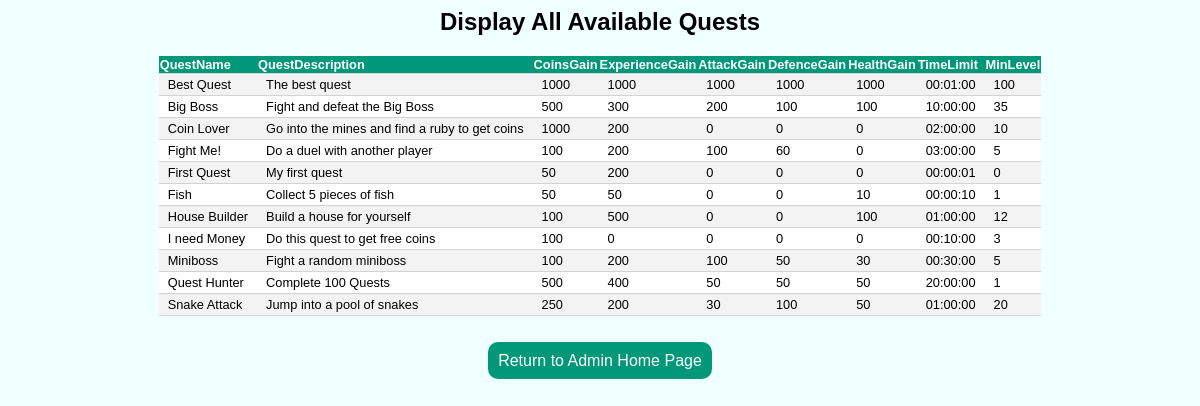
Screenshot of /displayQuests.php with the database file from the repository.
### tables this page shows
CREATE TABLE QUEST
(
	QuestName				CHAR(30) NOT NULL UNIQUE,
	QuestDescription		TEXT NOT NULL,
	CoinsGain				INTEGER NOT NULL DEFAULT 0,
	ExperienceGain			INTEGER NOT NULL DEFAULT 0,
    AttackGain				INTEGER NOT NULL DEFAULT 0,
	DefenceGain				INTEGER NOT NULL DEFAULT 0,
	HealthGain				INTEGER NOT NULL DEFAULT 0,
	TimeLimit				TIME DEFAULT "01:00:00.0000000",
	MinLevel				INTEGER DEFAULT 1,
    INDEX quest_name (QuestName),
    PRIMARY KEY (QuestName)
);

### www/displayQuests.php (the view, shortened to what this page needs)
<html>
<head>
<link rel="stylesheet" href="tables.css">
<link rel="stylesheet" href="adminPages.css">
</head>
<body class="displayPage">
<h2>Display All Available Quests</h2>
<?php
	require "guildQuestConfig.php";
	$mysqli = new mysqli($host, $user, $password, $dbname, $port);
	$stmt = $mysqli->prepare("SELECT * FROM QUEST");
	$stmt->execute();
	$result = $stmt->get_result();
?>
<table class="displayTable">
<tr>
<?php
        while($head = $result->fetch_field())
        {
                echo "<TH>";
                echo "$head->name";
                echo "</TH>";
        }
        echo "</TR>";
	if ($result)
	{
		while($row=$result->fetch_row())
		{
			echo "<tr>";
			for($i = 0; $i < $result->field_count; $i++)
			{
				echo "<td> $row[$i] </td>";
			}
			echo "</tr>";
		}
	}
?>
</table>
<br>
<br>
<a href = adminHome.php id="returnButton">Return to Admin Home Page</a>
<br>
<br>
</body>
</html>

### www/tables.css (style rules this page uses)
.displayTable { border-collapse:collapse; margin-left: auto; margin-right: auto; font-size: 0.8em; font-family: Monaco, Helvetica, sans-serif; min-width: 400px; }
.displayTable th { background-color: #009879; color: white; text-align:left; }
.displayTable tr { padding: 7px 9px; border-bottom: 1px solid lightgrey; background-color: white; }
.displayTable tr:nth-of-type(even) { background-color: #f3f3f3; }
.displayTable td { padding: 3px 9px; }
#returnButton { color: white; background-color: #009879; padding: 10px; text-decoration:none; border-radius: 10px; }

### www/adminPages.css (style rules this page uses)
.displayPage { font-family: monaco, Helvetica, sans-serif; background-color: Azure; text-align: center; }
#returnButton { color: white; background-color: #009879; padding: 10px; text-decoration:none; border-radius: 10px; }

### rows the page displays
quest: QuestName "Best Quest", QuestDescription "The best quest", CoinsGain "1000", ExperienceGain "1000", AttackGain "1000", DefenceGain "1000", HealthGain "1000", TimeLimit "00:01:00", MinLevel "100"
quest: QuestName "Big Boss", QuestDescription "Fight and defeat the Big Boss", CoinsGain "500", ExperienceGain "300", AttackGain "200", DefenceGain "100", HealthGain "100", TimeLimit "10:00:00", MinLevel "35"
quest: QuestName "Coin Lover", QuestDescription "Go into the mines and find a ruby to get coins", CoinsGain "1000", ExperienceGain "200", AttackGain "0", DefenceGain "0", HealthGain "0", TimeLimit "02:00:00", MinLevel "10"
quest: QuestName "Fight Me!", QuestDescription "Do a duel with another player", CoinsGain "100", ExperienceGain "200", AttackGain "100", DefenceGain "60", HealthGain "0", TimeLimit "03:00:00", MinLevel "5"
quest: QuestName "First Quest", QuestDescription "My first quest", CoinsGain "50", ExperienceGain "200", AttackGain "0", DefenceGain "0", HealthGain "0", TimeLimit "00:00:01", MinLevel "0"
quest: QuestName "Fish", QuestDescription "Collect 5 pieces of fish", CoinsGain "50", ExperienceGain "50", AttackGain "0", DefenceGain "0", HealthGain "10", TimeLimit "00:00:10", MinLevel "1"
quest: QuestName "House Builder", QuestDescription "Build a house for yourself", CoinsGain "100", ExperienceGain "500", AttackGain "0", DefenceGain "0", HealthGain "100", TimeLimit "01:00:00", MinLevel "12"
quest: QuestName "I need Money", QuestDescription "Do this quest to get free coins", CoinsGain "100", ExperienceGain "0", AttackGain "0", DefenceGain "0", HealthGain "0", TimeLimit "00:10:00", MinLevel "3"
quest: QuestName "Miniboss", QuestDescription "Fight a random miniboss", CoinsGain "100", ExperienceGain "200", AttackGain "100", DefenceGain "50", HealthGain "30", TimeLimit "00:30:00", MinLevel "5"
quest: QuestName "Quest Hunter", QuestDescription "Complete 100 Quests", CoinsGain "500", ExperienceGain "400", AttackGain "50", DefenceGain "50", HealthGain "50", TimeLimit "20:00:00", MinLevel "1"
quest: QuestName "Snake Attack", QuestDescription "Jump into a pool of snakes", CoinsGain "250", ExperienceGain "200", AttackGain "30", DefenceGain "100", HealthGain "50", TimeLimit "01:00:00", MinLevel "20"

### other values shown
$head->name "QuestName"
$head->name "QuestDescription"
$head->name "CoinsGain"
$head->name "ExperienceGain"
$head->name "AttackGain"
$head->name "DefenceGain"
$head->name "HealthGain"
$head->name "TimeLimit"
$head->name "MinLevel"
